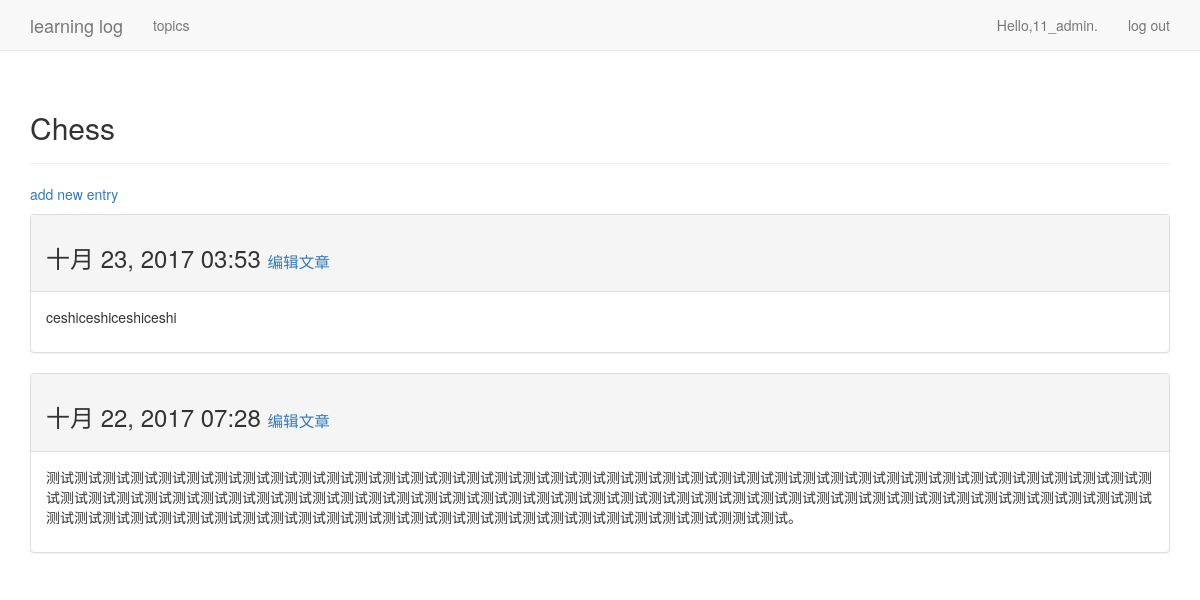
The page /topics/1/ (signed in) on the database its author committed.
### learning_logs/models.py (models this page shows, shortened)
class Topic(models.Model):
	text = models.CharField(max_length = 200)
	date_added = models.DateTimeField(auto_now_add=True)
	owner = models.ForeignKey(User)
	def __str__(self):
		return self.text

class Entry(models.Model):
	topic = models.ForeignKey(Topic)
	text = models.TextField()
	date_added = models.DateTimeField(auto_now_add=True)
	class Meta:
		verbose_name_plural = 'entries'

### learning_logs/views.py (the view)
# urls.py: url(r'^topics/(?P<topic_id>\d+)/$',views.topic,name = 'topic'),
@login_required
def topic(request,topic_id):
	topic = Topic.objects.get(id=topic_id)
	if topic.owner != request.user:
		raise Http404
	entries = topic.entry_set.order_by('-date_added')
	context = {'topic':topic,'entries':entries}
	return render(request,'learning_logs/topic.html',context)

### learning_logs/templates/learning_logs/topic.html
{% extends 'learning_logs/base.html' %}
{% block header %}
  <h2>{{ topic }}</h2>
{% endblock header %}
{% block content %}
  <p>
    <a href="{% url 'learning_logs:new_entry' topic.id %}">add new entry</a>
  </p>
  	{% for entry in entries %}
      <div class="panel panel-default">
        <div class="panel-heading">
          <h3>
            {{ entry.date_added|date:'M d, Y H:i' }}
            <small>
              <a href="{% url 'learning_logs:edit_entry' entry.id %}">
                编辑文章
              </a>
            </small>
          </h3>
        </div>
        <div class="panel-body">
          {{ entry.text|linebreaks }}
        </div>
      </div>
    {% empty %}
      这个主题还没有编辑文章。
  	{% endfor %}
{% endblock content %}

### learning_logs/templates/learning_logs/base.html (shortened to what this page needs)
{% load bootstrap3 %}
<!DOCTYPE html>
<html>
<head>
	{% bootstrap_css %}
</head>
<body>
  <nav class="navbar navbar-default navbar-static-top">
  	<div class="container">
  		<div class="navbar-header">
  		<a href="{% url 'learning_logs:index' %}" class="navbar-brand">
  			learning log
  		</a>
  		</div>
  		<div id="navbar" class="navbar-collapse collapse">
  		  <ul class="nav navbar-nav">
  		    <li><a href="{% url 'learning_logs:topics' %}">topics</a></li>
  		  </ul>
  		  <ul class="nav navbar-nav navbar-right">
  		  	{% if user.is_authenticated %}
  		  	  <li><a>Hello,{{ user.username }}.</a></li>
  		  	  <li><a href="{% url 'users:logout' %}">log out</a></li>
  		  	{% else %}
  		  	  <li><a href="{% url 'users:register' %}">register</a></li>
  		  	  <li><a href="{% url 'users:login' %}">log in</a></li>
  		  	{% endif %}
  		  </ul>
  		</div>
  	</div>
  </nav>
  <div class="container">
    <div class="page-header">
    	{% block header %}{% endblock header %}
    </div>
    <div>
    	{% block content %}{% endblock content %}
    </div>
  </div>
</body>
</html>

### rows shown on the page
Topic: text "Chess"
Entry: date_added "十月 23, 2017 03:53", text "ceshiceshiceshiceshi"
Entry: date_added "十月 22, 2017 07:28", text "测试测试测试测试测试测试测试测试测试测试测试测试测试测试测试测试测试测试测试测试测试测试测试测试测试测试测试测试测试测试测试测试测试测试测试测试测试测试测试测试测试测试测试测试测试测试测试测试测试测试测试测试测试测试测试测试测试测试测试测试测试测试测试测试测试测试测试测试测试测试测试测试测试测试测试测试测试测试测试测试测试测试测试测试测试测试测试测试测试测试测试测试测试测试测试测试测试测试测试测试测试测试测试测测试测试。"

### other values the page prints
{{ user.username }} "11_admin"
